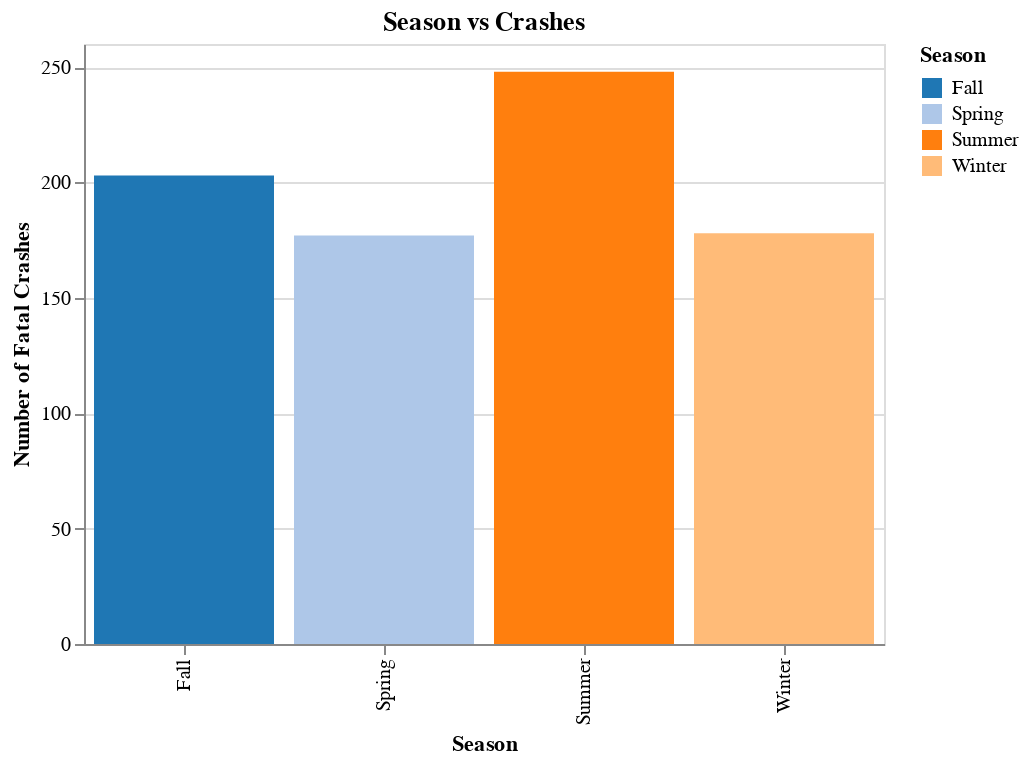

This figure's notebook cell:
### Markdown cell above
### Are accidents during winter mostly fatal ?

### Code cell
# Create the Altair bar chart
bars = alt.Chart(df_season).mark_bar().encode(
    x=alt.X('Season:N', title='Season'),
    y=alt.Y('sum(Number of Fatal Crashes):Q', title='Number of Fatal Crashes'),
    color=alt.Color('Season:N', scale=alt.Scale(scheme='category20'))  # Assign color based on 'Day_of_Week_Name'
).properties(
    width=400,
    height=300,
    title='Season vs Crashes'
)
bars

### Figure 1 — Vega-Lite specification as saved in the notebook (floating-point values rounded to 4 significant figures; data arrays with more than 128 entries replaced by an {"elided": "..."} marker saying what was removed)
{"config": {"view": {"continuousWidth": 300, "continuousHeight": 300}}, "data": {"name": "data-b6ba3af1ab78bedb7536a24b0c9be044"}, "mark": {"type": "bar"}, "encoding": {"color": {"field": "Season", "scale": {"scheme": "category20"}, "type": "nominal"}, "x": {"field": "Season", "title": "Season", "type": "nominal"}, "y": {"aggregate": "sum", "field": "Number of Fatal Crashes", "title": "Number of Fatal Crashes", "type": "quantitative"}}, "height": 300, "title": "Season vs Crashes", "width": 400, "$schema": "https://vega.github.io/schema/vega-lite/v5.14.1.json", "datasets": {"data-b6ba3af1ab78bedb7536a24b0c9be044": {"elided": "168 records"}}}
